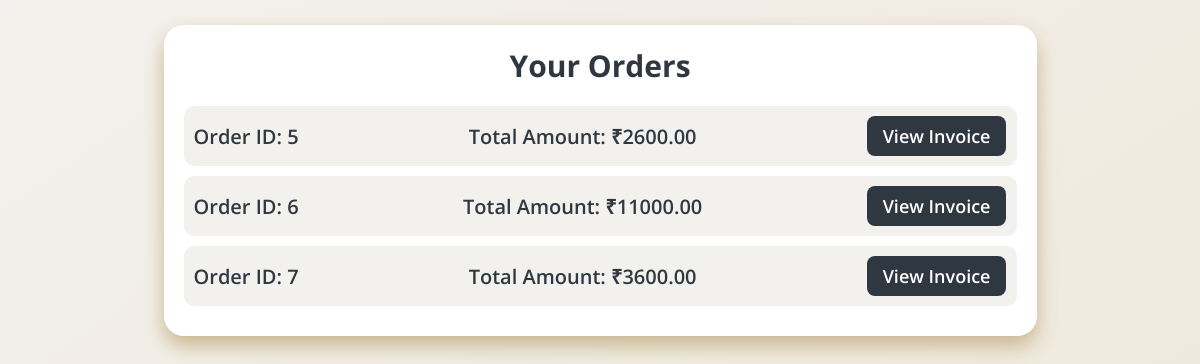
/Prime_Mart/your_orders.php, run on the app's committed database.
### tables this page shows
CREATE TABLE `orders` (
  `order_id` int(11) NOT NULL,
  `total_price` decimal(10,2) NOT NULL,
  `order_date` timestamp NOT NULL DEFAULT CURRENT_TIMESTAMP
);

### Prime_Mart/your_orders.php (the view, shortened to what this page needs)
<!DOCTYPE html>
<html>
<head>
    <link rel="stylesheet" type="text/css" href="your_orders.css">
</head>
<body>
    <div class="invoice-container">
        <h1 class="invoice-heading">Your Orders</h1>
        <?php
        $conn = mysqli_connect('localhost', 'root', '1234','prime_mart');
        $query = "SELECT * FROM orders";
        $result = mysqli_query($conn, $query);
        ?>
        <?php if (mysqli_num_rows($result) > 0) { ?>
            <div class="order-list">
                <?php while ($row = mysqli_fetch_assoc($result)) { ?>
                    <div class="order-item">
                        <span class="order-id">Order ID: <?php echo $row['order_id']; ?></span>
                        <span class="order-amount">Total Amount: ₹<?php echo $row['total_price']; ?></span>
                        <a class="invoice-link" href="orders.php?order_id=<?php echo $row['order_id']; ?>">View Invoice</a>
                    </div>
                <?php } ?>
            </div>
        <?php } else { ?>
            <p>No orders found.</p>
        <?php } ?>
    </div>
</body>
</html>

### Prime_Mart/your_orders.css (style rules this page uses)
body { margin: 5px; padding: 0; background: linear-gradient(to bottom right, #f3f1ed, #eee6d7); min-height: 100vh; display: flex; flex-direction: column; justify-content: flex-start; align-items: center; }
.invoice-container { width: 70%; max-height: 90vh; overflow-y: scroll; background-color: #ffffff; border-radius: 20px; box-shadow: 0px 10px 20px #cab791; padding: 20px; margin: 20px auto; }
.invoice-heading { font-size: 30px; font-family: 'Open Sans'; font-weight: 700; color: #2F3841; margin: 0; text-align: center; margin-bottom: 20px; }
.order-list { margin-top: 20px; }
.order-item { display: flex; justify-content: space-between; align-items: center; padding: 10px; margin-bottom: 10px; background-color: #f3f1ed; border-radius: 10px; }
.order-id, .order-amount { font-size: 20px; font-family: 'Open Sans'; font-weight: 600; color: #2F3841; }
.invoice-link { font-size: 18px; font-family: 'Open Sans'; font-weight: 600; color: #ffffff; background-color: #2F3841; border-radius: 8px; padding: 8px 16px; text-decoration: none; }

### data on the page
orders: order_id "5", total_price "2600.00"
orders: order_id "6", total_price "11000.00"
orders: order_id "7", total_price "3600.00"
